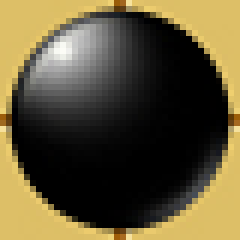
#> input picture HTLLOWPYTHON/day12/1.png, 40 x 40 px (shown 6 times larger)
$ python mycv02.py
#> lines starting #> are read from the running program, lines starting #| are printed output that depends on the picture
import cv2
# RGB 는 openCV에서 BGR로 읽고 nump로 처리한다.(빠르게 연산하기 위해서)
# 이미지 읽기
img_src = cv2.imread('1.png', 1)
#> img_src is the input picture: shape (40, 40, 3); mean B, G, R 55.4, 85.3, 95.7

# 흑백 명암(그레이스케일)으로 이미지를 변환
img = cv2.cvtColor(img_src, cv2.COLOR_BGR2GRAY)
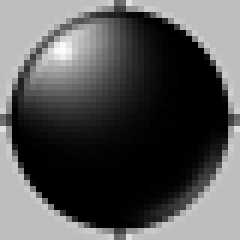
#> img: shape (40, 40) (shown 6 times larger); min 0, max 251, mean 85

# 이미지 화면에 표시
cv2.imshow('Test Image', img)
cv2.waitKey(0)
# 이미지 윈도우 삭제
cv2.destroyAllWindows()
